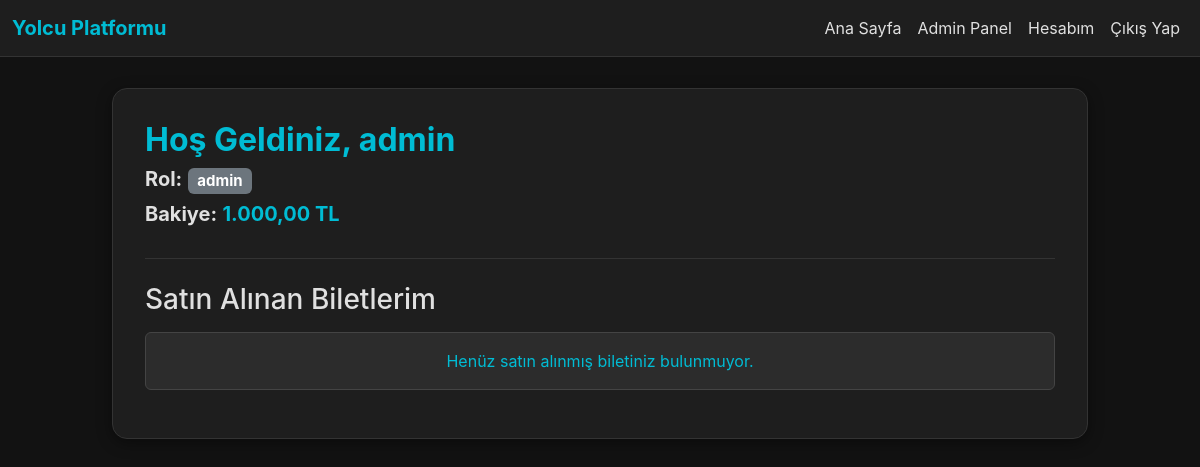
The app's page /account.php (signed in) with its own data.
### tables this page shows
CREATE TABLE users (
            id INTEGER PRIMARY KEY AUTOINCREMENT,
            username TEXT NOT NULL UNIQUE,
            password TEXT NOT NULL,
            role TEXT DEFAULT 'user', -- 'user', 'company_admin', 'admin'
            credit REAL DEFAULT 0.00,
            firm_id INTEGER DEFAULT NULL, -- EKLENDİ: Firma adminlerini firmaya bağlamak için
            FOREIGN KEY (firm_id) REFERENCES firms(id)
        );

### account.php (the view, shortened to what this page needs)
<?php
require_once "db.php";
$user_id = (int) $_SESSION['user']['id'];
$stm = $db->prepare("SELECT id, username, role, credit FROM users WHERE id = :user_id");
$stm->bindParam(':user_id', $user_id, PDO::PARAM_INT);
$stm->execute();
$user = $stm->fetch(PDO::FETCH_ASSOC);
$st = $db->prepare("
SELECT
    t.id, t.seat_number, t.status,
    tr.departure, tr.arrival, tr.date, tr.time, tr.price,
    f.name AS firm_name
FROM tickets t
JOIN trips tr ON t.trip_id = tr.id
JOIN firms f ON tr.firm_id = f.id
WHERE t.user_id = :user_id
ORDER BY tr.date DESC, tr.time DESC
");
$st->bindParam(':user_id', $user_id, PDO::PARAM_INT);
$st->execute();
$tickets = $st->fetchAll(PDO::FETCH_ASSOC);
?>
<!DOCTYPE html>
<html lang="tr">
<head>
<link href="https://cdn.jsdelivr.net/npm/bootstrap@5.3.0/dist/css/bootstrap.min.css" rel="stylesheet">
</head>
<body>
<nav class="navbar navbar-expand-lg navbar-dark fixed-top">
    <div class="container-fluid">
        <a class="navbar-brand" href="index.php" style="color: var(--primary) !important; font-weight: bold;">Yolcu Platformu</a>
        <div class="collapse navbar-collapse" id="navbarNav">
            <ul class="navbar-nav ms-auto">
                <li class="nav-item"><a class="nav-link" href="index.php">Ana Sayfa</a></li>
                <?php if ($_SESSION['user']['role'] === 'admin'): ?>
                    <li class="nav-item"><a class="nav-link" href="admin.php">Admin Panel</a></li>
                <?php elseif ($_SESSION['user']['role'] === 'company_admin'): ?>
                    <li class="nav-item"><a class="nav-link" href="company_admin.php">Firma Panel</a></li>
                <?php endif; ?>
                <li class="nav-item"><a class="nav-link active" href="account.php">Hesabım</a></li>
                <li class="nav-item"><a class="nav-link" href="logout.php">Çıkış Yap</a></li>
            </ul>
        </div>
    </div>
</nav>
<div class="container">
<div class="content-card">
<div class="user-info">
<h2>Hoş Geldiniz, <?php echo htmlspecialchars($user['username']); ?></h2>
<p class="h5">
    <strong>Rol:</strong>
    <span class="badge bg-secondary"><?php echo htmlspecialchars($user['role']); ?></span>
</p>
<p class="h5">
    <strong>Bakiye:</strong>
    <span style="color: var(--primary); font-weight: bold;">
        <?php echo number_format((float)$user['credit'], 2, ',', '.'); ?> TL
    </span>
</p>
</div>
<h3>Satın Alınan Biletlerim</h3>
<?php if (empty($tickets)): ?>
<div class="alert alert-info text-center mt-3" style="background-color: #2c2c2c; border-color: #444; color: var(--primary);">
    Henüz satın alınmış biletiniz bulunmuyor.
</div>
<?php endif; ?>
</div>
</div>
</body>
</html>

### account.php (style rules this page uses)
:root { --bg: #121212; --card: #1e1e1e; --text: #e0e0e0; --primary: #00bcd4; --link: #80deea; }
body { background-color: var(--bg); color: var(--text); font-family: 'Inter', sans-serif; padding-top: 56px; }
.navbar { background-color: #1e1e1e !important; border-bottom: 1px solid #333; }
.nav-link, .navbar-brand { color: var(--text) !important; }
.container { max-width: 1000px; margin-top: 2rem; margin-bottom: 2rem; }
.content-card { background: var(--card); border: 1px solid #333; border-radius: 15px; padding: 2rem; box-shadow: 0 4px 15px rgba(0, 0, 0, 0.4); }
.user-info { margin-bottom: 1.5rem; padding-bottom: 1.5rem; border-bottom: 1px solid #333; }
.user-info h2 { color: var(--primary); font-weight: 700; }

### records on screen
users: username "admin", role "admin", credit "1.000,00"
